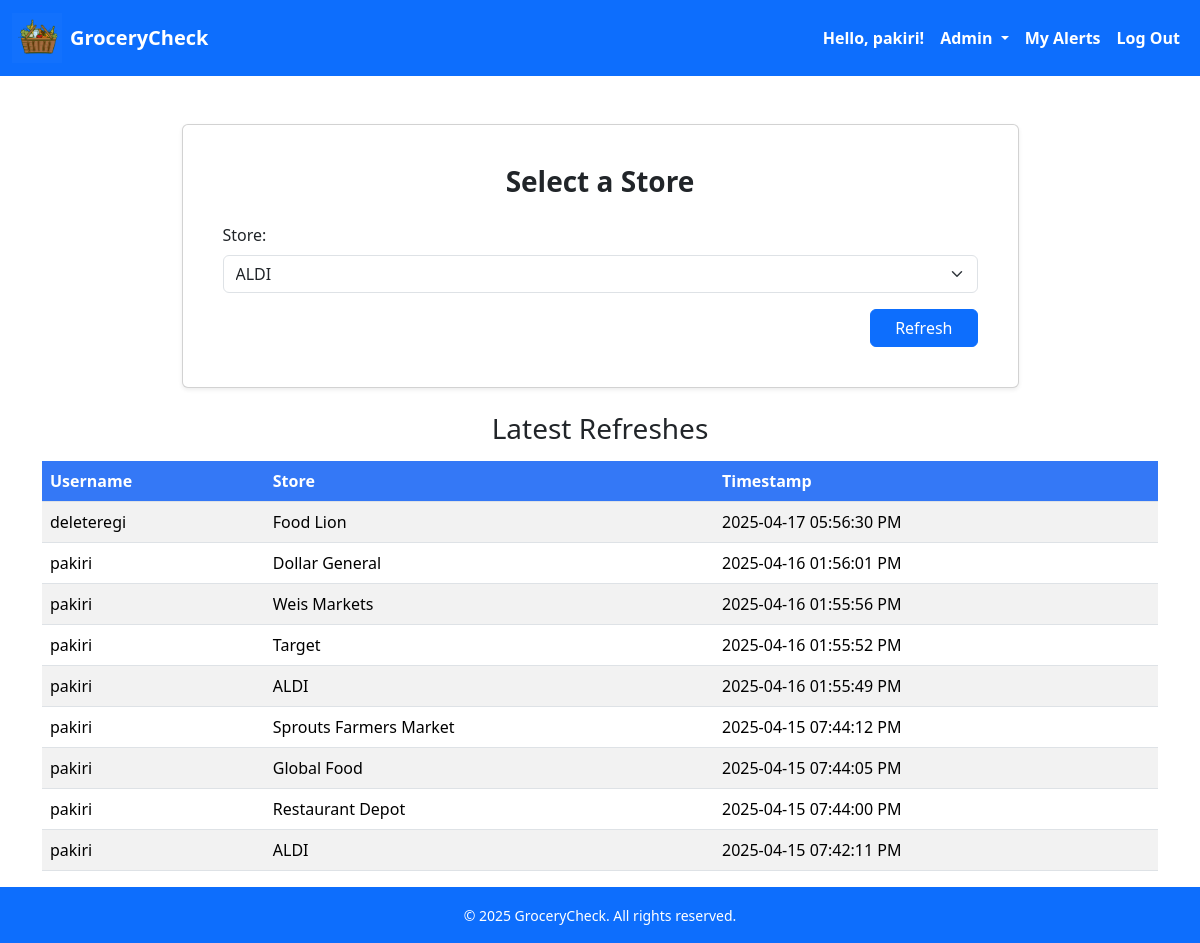
The page /admin/refresh (signed in) on the database its author committed.
### src/app.py (models this page shows)
class User(db.Model):
    __tablename__ = "Users"
    id = db.Column(db.Integer, primary_key=True)
    username = db.Column(db.String(150), nullable=False, unique=True)
    email = db.Column(db.String(120), nullable=False, unique=True)
    password = db.Column(db.String(150), nullable=False)
    role = db.Column(db.String(5), nullable=False)

class Refreshes(db.Model):
    __tablename__ = "Refreshes"
    refresh_id = db.Column(db.Integer, primary_key=True)
    user_id = db.Column(db.Integer, db.ForeignKey('Users.id'))
    store_id = db.Column(db.Integer, db.ForeignKey('Stores.store_id'))
    timestamp = db.Column(db.String(150), nullable=False)
    user = relationship('User', backref='refresh')
    store = relationship('Stores', backref='refresh')

### src/app.py (the view)
@app.route('/admin/refresh')
def refresh():
    stores = Stores.query.all()
    refreshes = Refreshes.query.order_by(Refreshes.refresh_id.desc()).all() # query refreshes in descending order
    return render_template('refreshList.html', stores=stores, refreshes=refreshes)

### src/templates/refreshList.html (shortened to what this page needs)
<!DOCTYPE html>
<html lang="en">
<head>
    <link rel="stylesheet" href="{{ url_for('static', filename='bootstrap/css/bootstrap.min.css') }}">
</head>
<body class="d-flex flex-column min-vh-100">
    <nav class="navbar navbar-expand-lg navbar-dark bg-primary mb-4">
        <div class="container-fluid">
            <a class="navbar-brand d-flex align-items-center gap-2" href="/">
                <img src="{{ url_for('static', filename='images/logo.png') }}" alt="Logo" width="50" height="50"
                    class="d-inline-block align-text-top">
                <span class="fw-bold text-white">GroceryCheck</span>
            </a>
            <div class="collapse navbar-collapse" id="navbarContent">
                <ul class="navbar-nav ms-auto mb-2 mb-lg-0 ">
                    {% if session['GCusername'] %}
                    <li class="nav-item">
                        <span class="nav-link disabled text-white fw-bold">Hello, {{ session['GCusername'] }}!</span>
                    </li>
                        {% if session['GCuser_role'] == "admin" %}
                        <li class="nav-item dropdown">
                            <a class="nav-link dropdown-toggle text-white fw-bold" href="#" id="adminDropdown" role="button"
                                data-bs-toggle="dropdown" aria-expanded="false">
                                Admin
                            </a>
                        </li>
                        {% endif %}
                    <li class="nav-item">
                        <a class="nav-link text-white fw-bold" href="{{ url_for('displayAlerts') }}">My Alerts</a>
                    </li>
                    <li class="nav-item">
                        <a class="nav-link text-white fw-bold" href="{{ url_for('logout') }}">Log Out</a>
                    </li>
                    {% endif %}
                </ul>
            </div>
        </div>
    </nav>
    <div class="container my-4">
        <div class="card shadow-sm mx-auto w-75 px-4 py-4">
            <div class="card-body">
                <h3 class="card-title text-center mb-4 fw-semibold">Select a Store</h3>
                <form action="/admin/refreshInfo" method="POST">
                    <div class="mb-3">
                        <label for="user_store" class="form-label">Store:</label>
                        <select name="user_store" id="user_store" class="form-select">
                            {% for store in stores %}
                                <option value="{{ store.store_id }}">{{ store.store_name }}</option>
                            {% endfor %}
                        </select>
                    </div>
                    <div class="text-end">
                        <button type="submit" class="btn btn-primary px-4">Refresh</button>
                    </div>
                </form>
            </div>
        </div>
    </div>
    <div class="container">
        <h3 class="text-center">Latest Refreshes</h3>
        <table class="table table-striped my-3">
            <thead class="custom-header">
                <tr>
                    <th scope="col">Username</th>
                    <th scope="col">Store</th>
                    <th scope="col">Timestamp</th>
                </tr>
            </thead>
            <tbody>
                {% for refresh in refreshes %}
                <tr>
                    <td>{{refresh.user.username}}</td>
                    <td>{{refresh.store.store_name}}</td>
                    <td>{{refresh.timestamp}}</td>
                </tr>
                {% endfor %}
            </tbody>
        </table>
    </div>
    <footer class="bg-primary text-white text-center py-3 mt-auto">
        <div class="container">
            <small>&copy; 2025 GroceryCheck. All rights reserved.</small>
        </div>
    </footer>
</body>
</html>

### src/templates/refreshList.html (style rules this page uses)
.custom-header th { background-color: #3478f6 !important; color: white !important; }

### rows shown on the page
User: GCusername "pakiri"
Refreshes: user.username "deleteregi", store.store_name "Food Lion", timestamp "2025-04-17 05:56:30 PM"
Refreshes: user.username "pakiri", store.store_name "Dollar General", timestamp "2025-04-16 01:56:01 PM"
Refreshes: user.username "pakiri", store.store_name "Weis Markets", timestamp "2025-04-16 01:55:56 PM"
Refreshes: user.username "pakiri", store.store_name "Target", timestamp "2025-04-16 01:55:52 PM"
Refreshes: user.username "pakiri", store.store_name "ALDI", timestamp "2025-04-16 01:55:49 PM"
Refreshes: user.username "pakiri", store.store_name "Sprouts Farmers Market", timestamp "2025-04-15 07:44:12 PM"
Refreshes: user.username "pakiri", store.store_name "Global Food", timestamp "2025-04-15 07:44:05 PM"
Refreshes: user.username "pakiri", store.store_name "Restaurant Depot", timestamp "2025-04-15 07:44:00 PM"
Refreshes: user.username "pakiri", store.store_name "ALDI", timestamp "2025-04-15 07:42:11 PM"

### other values the page prints
form field user_store "ALDI"
